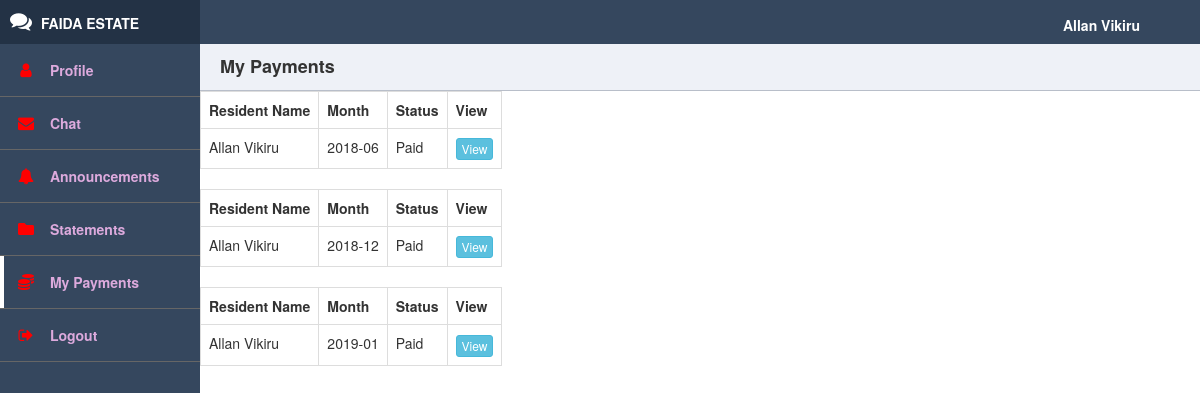
Screenshot of /php/my_payments.php (signed in) with the database file from the repository.
### tables this page shows
CREATE TABLE `payments` (
  `paymentID` int(255) NOT NULL,
  `user_id` varchar(255) NOT NULL,
  `statementID` varchar(255) NOT NULL,
  `status` varchar(255) NOT NULL
);

CREATE TABLE `users` (
  `user_id` int(11) NOT NULL,
  `username` varchar(255) NOT NULL,
  `houseNumber` varchar(255) DEFAULT NULL,
  `email` varchar(255) NOT NULL,
  `phoneNo` varchar(255) NOT NULL,
  `Position` varchar(20) NOT NULL DEFAULT 'Resident',
  `password` varchar(255) NOT NULL
);

CREATE TABLE `statement` (
  `statementID` int(11) NOT NULL,
  `month` varchar(255) NOT NULL,
  `security` varchar(255) DEFAULT NULL,
  `garbage` varchar(255) DEFAULT NULL,
  `infrastructure` varchar(255) DEFAULT NULL,
  `total_kes` varchar(255) DEFAULT NULL,
  `total_usd` varchar(255) NOT NULL
);

### php/my_payments.php (the view, shortened to what this page needs)
<?php
$id = $_SESSION['login_id'];
$servername = "localhost";
$username = "root";
$password = "";
$dbname = "faida_estate";
$conn = new mysqli($servername, $username, $password, $dbname);
$query = "SELECT * FROM users WHERE user_id ='$id'";
$result1 = mysqli_query($conn, $query);
$row1 = mysqli_fetch_row($result1);
$userID = $row1[0];
$sql = "SELECT * FROM ((payments INNER JOIN users ON payments.user_id = users.user_id)
INNER JOIN statement ON payments.statementID = statement.statementID) WHERE payments.user_id ='$userID'";
$result = $conn->query($sql);
?>
<!DOCTYPE html>
<html>
<head> <title>e-Nyumba | My Payments </title>
    <link rel="stylesheet" href="https://use.fontawesome.com/releases/v5.3.1/css/all.css">
	<link rel="stylesheet" type="text/css" href="https://maxcdn.bootstrapcdn.com/font-awesome/4.5.0/css/font-awesome.min.css">
	<link rel="stylesheet" type="text/css" href="../css/main_dash.css">
    <link rel="stylesheet" href="https://maxcdn.bootstrapcdn.com/bootstrap/3.3.7/css/bootstrap.min.css">
</head>
<body>
<div class="header">
         <p align="center" style="margin-top: 15px; margin-right: 60px; text-align: right; color: white; font-weight: bold; "><?php echo $_SESSION['username']; ?></p>
    </div>
   <div class="side-nav">
      <div class="logo">
        <i class="fa fa-comments"></i>
        <span>Faida Estate</span>
      </div>
      <nav>
        <ul>
          <li>
            <a href="dashboard.php">
              <span><i class="fa fa-user"></i></span>
              <span>Profile</span>
            </a>
          </li>
          <li>
              <a href="chat.php">
                <span><i class="fa fa-envelope"></i></span>
                <span>Chat</span>
              </a>
            </li>
            <li>
              <a href="userannouncements.php">
                <span><i class="fa fa-bell"></i></span>
                <span>Announcements</span>
              </a>
            </li>
          <li>
            <a href="finances.php">
              <span><i class="fas fa-folder"></i></span>
              <span>Statements</span>
            </a>
          </li>
          <li class="active">
            <a href="#">
              <span><i class="fas fa-coins"></i></span>
              <span>My Payments</span>
            </a>
          </li>
                    <li>
            <a id="logout">
              <span><i class="fa fa-sign-out"></i></span>
              <span>Logout</span>
            </a>
          </li>
        </ul>
      </nav>
    </div>
		<div class="main-content">
			<div class="title">
				My Payments
			</div>
			<div class="main">
				 <div id="resident_table">
         <?php
                               if ($result && $result->num_rows > 0) {
                               while($row = mysqli_fetch_array($result))
                               {
                               ?>
                          <table class="table table-bordered">
                               <tr>
                                    <th>Resident Name</th>
                                    <th>Month</th>
                                    <th>Status</th>
                                    <th>View</th>
                               </tr>
                               <tr>
                                    <td><?php echo $row["username"]; ?></td>
                                    <td><?php echo $row["month"]; ?></td>
                                    <td><?php echo $row["status"]; ?></td>
                                    <td><input type="button" name="view" value="View" id="<?php echo $row["paymentID"]; ?>" class="btn btn-info btn-xs view_data" /></td>
                               </tr>
                               <?php } }else {
        echo "No payment made yet.";
      }
      ?>
                          </table>
                     </div>
				</div>
</body>
</html>

### css/main_dash.css (style rules this page uses)
* { box-sizing: border-box; }
body { margin: 0; padding: 0; font-family: 'Source Sans Pro', sans-serif; background-color: #d5dae5; -webkit-font-smoothing: antialiased; -moz-osx-font-smoothing: grayscale; }
.header { position: absolute; width: 100%; z-index: 3; height: 44px; background-color: #045895; }
.logo { height: 44px; padding: 10px; font-weight: 700; }
.side-nav .logo { background-color: #233245; color: #fff; }
.logo i { font-size: 22px; }
.logo span { margin-left: 5px; text-transform: uppercase; }
.nav-trigger span, .nav-trigger span:before, span:after { width: 20px; height: 2px; background-color: #35475e; position: absolute; }
.side-nav { position: absolute; width: 100%; height: 100vh; background-color: #35475e; z-index: 1; display: none; }
.side-nav ul { margin: 0; padding: 0; }
.side-nav ul li { padding: 16px 16px; border-bottom: 1px solid #666; position: relative; }
.side-nav ul li.active:before { content: ''; position: absolute; width: 4px; height: 100%; top: 0; left: 0; background-color: #fff; }
.side-nav ul li a { color: #dad; display: block; text-decoration: none; }
.side-nav ul li i { color: red; min-width: 20px; text-align: center; }
.side-nav ul li span:nth-child(2) { margin-left: 10px; font-size: 14px; font-weight: 600; }
.main-content { padding: 40px; margin-top: 0; padding: 0; padding-top: 44px; height: 100%; overflow: scroll; }
.main-content .title { background-color: #eef1f7; border-bottom: 1px solid #b8bec9; padding: 10px 20px; font-weight: 700; color: #333; font-size: 18px; }
@media screen and (min-width: 600px) { .header { background-color: #35475e; z-index: 1; } }
@media screen and (min-width: 600px) { .nav-trigger span, .nav-trigger span:before, span:after { background-color: #fff; } }
@media screen and (min-width: 600px) { .side-nav { display: block; width: 70px; z-index: 2; } }
@media screen and (min-width: 600px) { .side-nav ul li span:nth-child(2) { display: none; } }
@media screen and (min-width: 600px) { .side-nav .logo i { padding-left: 12px; } }
@media screen and (min-width: 600px) { .side-nav .logo span { display: none; } }
@media screen and (min-width: 600px) { .side-nav ul li i { font-size: 26px; } }
@media screen and (min-width: 600px) { .side-nav ul li a { text-align: center; } }
@media screen and (min-width: 600px) { .main-content { margin-left: 70px; } }
@media screen and (min-width: 800px) { .side-nav { width: 200px; } }
@media screen and (min-width: 800px) { .side-nav ul li span:nth-child(2) { display: inline-block; } }
@media screen and (min-width: 800px) { .side-nav ul li i { font-size: 16px; } }
@media screen and (min-width: 800px) { .side-nav ul li a { text-align: left; } }
@media screen and (min-width: 800px) { .side-nav .logo i { padding-left: 0; } }
@media screen and (min-width: 800px) { .side-nav .logo span { display: inline-block; } }
@media screen and (min-width: 800px) { .main-content { margin-left: 200px; } }
.main { display: flex; flex-flow: row wrap; }

### rows the page displays
payments: user.username "Allan Vikiru", statementID.month "2018-06", status "Paid"
payments: user.username "Allan Vikiru", statementID.month "2018-12", status "Paid"
payments: user.username "Allan Vikiru", statementID.month "2019-01", status "Paid"

### other values shown
$_SESSION['username'] "Allan Vikiru"
